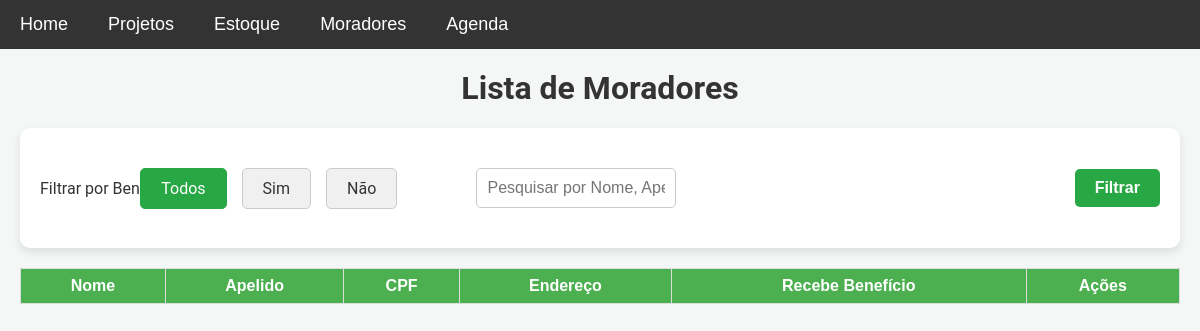
Before: /listar_moradores with the older database file.
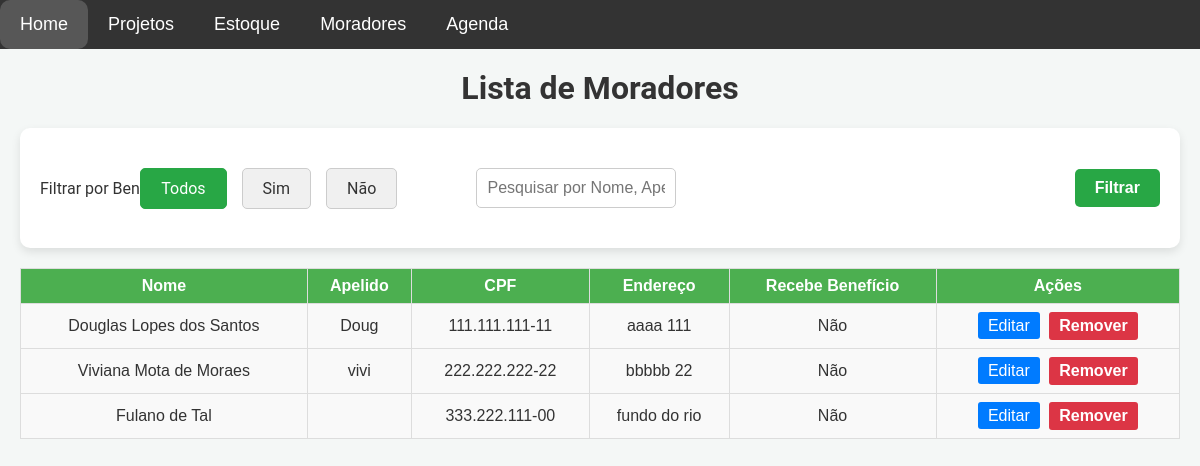
After: the same page with the newer database file.
### models.py (models this page shows)
class Morador(db.Model):
    id = db.Column(db.Integer, primary_key=True)
    nome = db.Column(db.String(100), nullable=False)
    cpf = db.Column(db.String(14), nullable=False, unique=True)  # CPF com formato XXX.XXX.XXX-XX
    apelido = db.Column(db.String(50), nullable=True)
    endereco = db.Column(db.String(200), nullable=False)
    beneficio = db.Column(db.Boolean, default=False)  # True para 'Sim', False para 'Não'

### app.py (the view)
@app.route('/listar_moradores', methods=['GET'])
def listar_moradores():
    beneficio_filtro = request.args.get('beneficio')
    busca = request.args.get('busca', '').strip()
    query = Morador.query
    if beneficio_filtro == 'sim':
        query = query.filter_by(beneficio=True)
    elif beneficio_filtro == 'nao':
        query = query.filter_by(beneficio=False)
    if busca:
        query = query.filter(
            Morador.nome.ilike(f'%{busca}%') |
            Morador.apelido.ilike(f'%{busca}%') |
            Morador.cpf.ilike(f'%{busca}%')
        )
    moradores = query.all()
    return render_template('listar_moradores.html', moradores=moradores)

### templates/listar_moradores.html (shortened to what this page needs)
{% extends 'base.html' %}
{% block content %}
    <h1>Lista de Moradores</h1>
    <form method="GET"  id="formmoradores">
        <label>Filtrar por Benefício:</label>
        <div class="filter-buttons">
            <label for="todos" class="btn-filter">Todos</label>
            <label for="sim" class="btn-filter">Sim</label>
            <label for="nao" class="btn-filter">Não</label>
        </div>
        <div class="search-bar_moradores">
            <input type="text" name="busca" placeholder="Pesquisar por Nome, Apelido ou CPF" value="{{ request.args.get('busca', '') }}">
        </div>
        <button type="submit" class="filter-button">Filtrar</button>
    </form>
    <table class="moradores-table">
        <thead>
            <tr>
                <th>Nome</th>
                <th>Apelido</th>
                <th>CPF</th>
                <th>Endereço</th>
                <th>Recebe Benefício</th>
                <th>Ações</th>
            </tr>
        </thead>
        <tbody>
            {% for morador in moradores %}
            <tr>
                <td>{{ morador.nome }}</td>
                <td>{{ morador.apelido or '' }}</td>
                <td>{{ morador.cpf }}</td>
                <td>{{ morador.endereco }}</td>
                <td>{{ 'Sim' if morador.beneficio else 'Não' }}</td>
                <td>
                    <a href="{{ url_for('editar_morador', morador_id=morador.id) }}" class="btn-editar">Editar</a>
                    <button class="btn-remover" data-morador-nome="{{ morador.nome }}" data-morador-apelido="{{ morador.apelido }}" data-url="{{ url_for('remover_morador', morador_id=morador.id) }}">Remover</button>
                </td>
            </tr>
            {% endfor %}
        </tbody>
    </table>
{% endblock %}

Changed rows visible on the page:
added Morador: nome "Douglas Lopes dos Santos", apelido "Doug", cpf "111.111.111-11", endereco "aaaa 111", beneficio "Não"
added Morador: nome "Viviana Mota de Moraes", apelido "vivi", cpf "222.222.222-22", endereco "bbbbb 22", beneficio "Não"
added Morador: nome "Fulano de Tal", cpf "333.222.111-00", endereco "fundo do rio", beneficio "Não"
